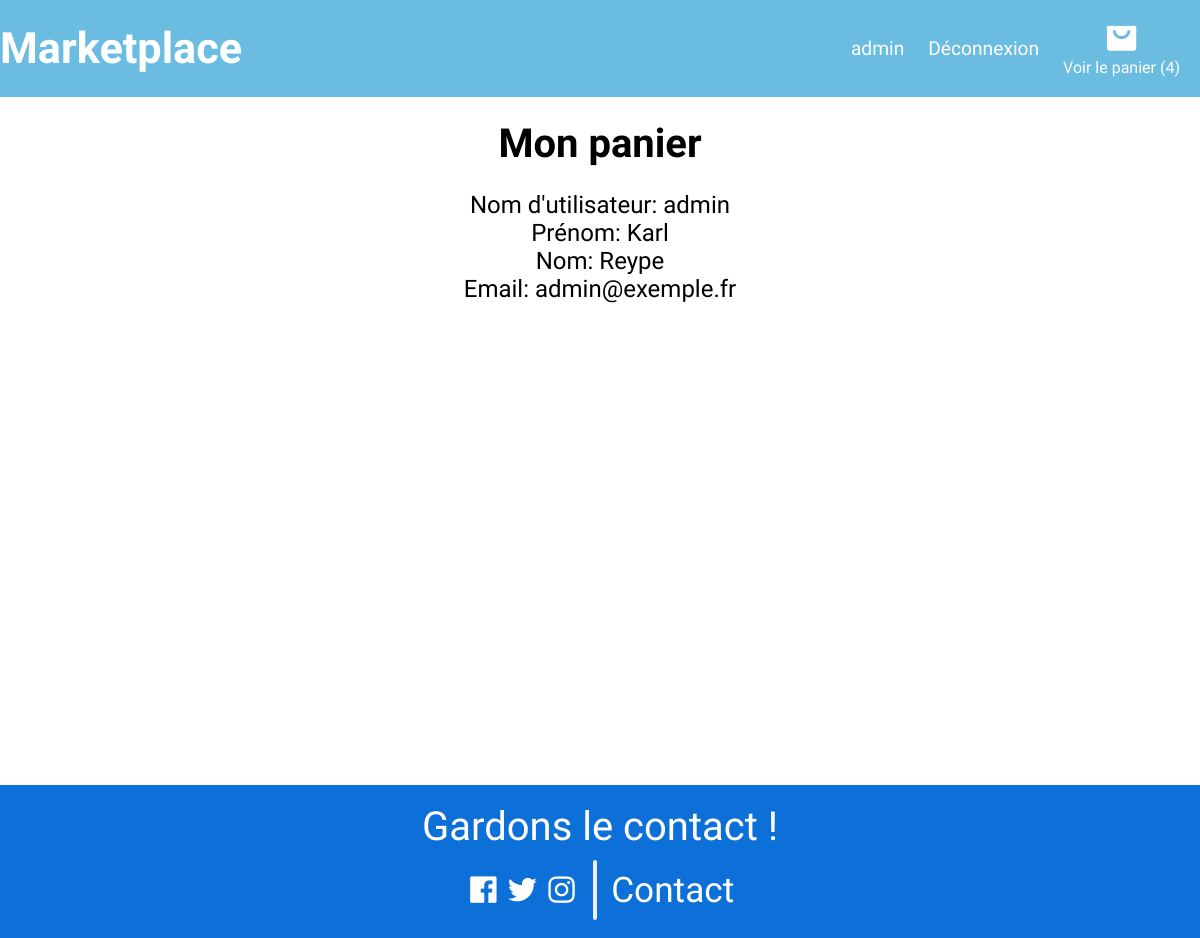
Page /profile/admin/ on the committed database.
### accounts/models.py (models this page shows, shortened)
class CustomUser(AbstractUser, PermissionsMixin):
    username = None
    email = models.CharField(max_length=200, unique=True)
    user_name = models.CharField(max_length=150, unique=True)
    first_name = models.CharField(max_length=150, blank=True)
    last_name = models.CharField(max_length=150, blank=True)
    slug = models.SlugField(max_length=150, null=True, blank=True)
    is_active = models.BooleanField(default=True)
    is_staff = models.BooleanField(default=False)
    is_superuser = models.BooleanField(default=False)
    USERNAME_FIELD = 'email'
    REQUIRED_FIELDS = ['user_name']
    objects = CustomUserManager()
    def get_absolute_url(self):
        return reverse("profile", kwargs={"slug": self.slug})

### store/models.py (models this page shows, shortened)
class Cart(models.Model):
    user = models.OneToOneField(AUTH_USER_MODEL, on_delete=models.CASCADE)
    orders = models.ManyToManyField(Order)

### accounts/views.py (the view)
# urls.py: path('profile/<str:slug>/', profile_user, name="profile"),
def profile_user(request, slug):
    user = get_object_or_404(CustomUser, slug=slug)
    return render(request, 'accounts/profile.html', context={"user": user})

### accounts/templates/accounts/profile.html
{% extends 'base.html' %}
{% block content %}
<section class="container">
    <h2 class="section-title">Mon panier</h2>
    <div class="profile-detail">
        <p>Nom d'utilisateur: {{user.user_name}}</p>
        <p>Prénom: {{user.first_name}}</p>
        <p>Nom: {{user.last_name}}</p>
        <p>Email: {{user.email}}</p>
    </div>
</section >
{% endblock %}

### templates/base.html (shortened to what this page needs)
{% load static %}
<!DOCTYPE html>
<html lang="en">
<head>
    <link rel="stylesheet" type="text/css" href="{% static 'css/styles.css' %}">
    <link href='https://unpkg.com/boxicons@2.1.2/css/boxicons.min.css' rel='stylesheet'>
</head>
<body>
    <header>
        <div class="navbar container">
            <a href="{% url 'index' %}" id="logo">
                Marketplace
            </a>
            <nav>
                <ul>
                    {% if user.is_authenticated %}
                    <li>
                        <a href="{{ user.get_absolute_url }}">{{ user.user_name }}</a>
                    </li>
                    <li>
                        <a href="{% url 'logout' %}">Déconnexion</a>
                    </li>
                    {% endif %}
                    {% if user.cart %}
                    <li id="cart-link">
                        <a href="{% url 'cart' %}">
                            <i class='bx bxs-shopping-bag-alt' id="cart-icon"></i>
                            <p>Voir le panier ({{ user.cart.orders.count }})</p>
                        </a>
                    </li>
                    {% endif %}
                </ul>
            </nav>
        </div>
    </header>
    {% block content %}
    {% endblock %}
    <footer>
        <div class= "footbar container">
            <h1 id="titlecontact">Gardons le contact !</h1>
            <div class="faction">
                <ul class="social-block" >
                    <li><i class='bx bxl-facebook-square' id="social-icon"></i></li>
                    <li><i class='bx bxl-twitter' id="social-icon"></i></li>
                    <li><i class='bx bxl-instagram' id="social-icon"></i></li>
                </ul>
                <div class="social-block square_div"></div>
                <div class="social-block">
                    <a href="{% url 'contact' %}" id="contact">
                        Contact
                    </a>
                </div>
            </div>
        </div>
    </footer>
</body>
</html>

### templates/static/css/styles.css (style rules this page uses)
* { font-family: 'Ubuntu', sans-serif; margin: 0; padding: 0; scroll-padding: 0; scroll-behavior: smooth; box-sizing: border-box; list-style: none; text-decoration: none; }
:root { --main-color:#6ABCE0; --secondary-color:#0D6FD8; --form-color: #E7E7E7; --bg-color:#fff; --text-color:#000; --error-color: #FF0000; --success-color: #00C200; }
body { color: var(--text-color); display:flex; flex-direction:column; }
.container { max-width: 1500px; margin: auto; width: 100%; }
section { padding: 6rem 0 3rem; min-height: 785px; }
.section-title { font-size: 2.5rem; font-weight: 700; text-align: center; margin: 1.5rem 0; }
a { text-decoration: none; }
header { position: fixed; top: 0; left: 0; width: 100%; background-color: var(--main-color); z-index: 100; }
.navbar { display: flex; align-items: center; justify-content: space-between; padding: 20px 0; }
nav { flex: 1; text-align: right; }
nav ul li { display: inline-block; list-style-type: none; vertical-align: middle; margin-right: 20px; }
nav ul li a { text-decoration: none; color: var(--bg-color); font-size: 1.2rem; font-weight: 300; }
#logo { font-size: 2.7rem; color: var(--bg-color); font-weight: 700; }
#cart-link { text-align: center; }
#cart-link p { font-size: 1rem; }
#cart-icon { font-size: 2.2rem; color: var(--bg-color); cursor: pointer; }
footer { position: relative; bottom: 0; left: 0; width: 100%; background-color: var(--secondary-color); justify-items: center; }
.footbar { display: flex; align-items: center; flex-direction: column; padding: 18px 0; gap: 10px; }
.faction { display: block; }
.social-block { display: inline-block; vertical-align: middle; }
.social-block li { display: inline; }
.square_div { background-color: #EEE; width: 4px; height: 60px; border-radius: 90px; margin-left: 10px; margin-right: 10px; }
#titlecontact { font-size: 2.5rem; color: var(--bg-color); font-weight: 500; }
#contact { font-size: 2.2rem; color: var(--bg-color); font-weight: 400; }
#social-icon { font-size: 2.2rem; color: var(--bg-color); cursor: pointer; }
.profile-detail { display: flex; flex-direction: column; align-items: center; }
.profile-detail p { margin: 0px 10px; font-size: 1.5rem; }

### rows in the picture
CustomUser: user_name "admin", cart.orders.count "4", first_name "Karl", last_name "Reype", email "admin@exemple.fr"
